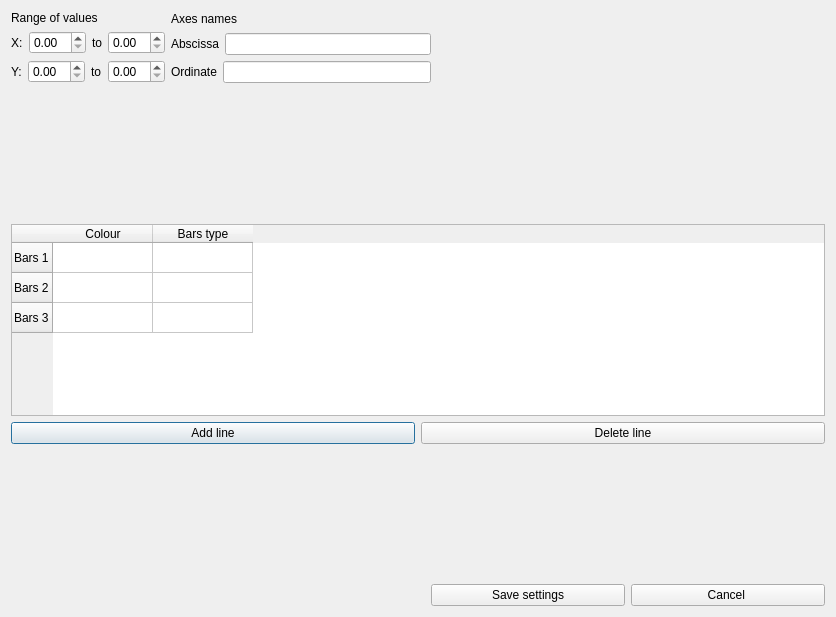
<?xml version="1.0" encoding="UTF-8"?>
<ui version="4.0">
 <class>BarGraphSettings</class>
 <widget class="QDialog" name="BarGraphSettings">
  <property name="geometry">
   <rect>
    <x>0</x>
    <y>0</y>
    <width>836</width>
    <height>617</height>
   </rect>
  </property>
  <property name="windowTitle">
   <string>Dialog</string>
  </property>
  <layout class="QGridLayout" name="gridLayout_5">
   <item row="0" column="0">
    <layout class="QGridLayout" name="gridLayout_4">
     <item row="0" column="0" colspan="3">
      <layout class="QGridLayout" name="gridLayout_3">
       <item row="0" column="0" colspan="2">
        <layout class="QGridLayout" name="gridLayout">
         <item row="0" column="1">
          <layout class="QVBoxLayout" name="verticalLayout_4">
           <item>
            <widget class="QLabel" name="Names">
             <property name="text">
              <string>Axes names</string>
             </property>
            </widget>
           </item>
           <item>
            <layout class="QVBoxLayout" name="verticalLayout_3">
             <item>
              <layout class="QHBoxLayout" name="horizontalLayout_2">
               <item>
                <widget class="QLabel" name="label_11">
                 <property name="text">
                  <string>Abscissa</string>
                 </property>
                </widget>
               </item>
               <item>
                <widget class="QLineEdit" name="AbsLine"/>
               </item>
              </layout>
             </item>
             <item>
              <layout class="QHBoxLayout" name="horizontalLayout_3">
               <item>
                <widget class="QLabel" name="OrdinateLabel">
                 <property name="text">
                  <string>Ordinate</string>
                 </property>
                </widget>
               </item>
               <item>
                <widget class="QLineEdit" name="OrdLine"/>
               </item>
              </layout>
             </item>
            </layout>
           </item>
          </layout>
         </item>
         <item row="0" column="0">
          <layout class="QVBoxLayout" name="verticalLayout_2">
           <item>
            <widget class="QLabel" name="label">
             <property name="text">
              <string>Range of values</string>
             </property>
            </widget>
           </item>
           <item>
            <layout class="QVBoxLayout" name="verticalLayout">
             <item>
              <layout class="QHBoxLayout" name="horizontalLayout">
               <item>
                <widget class="QLabel" name="label_2">
                 <property name="text">
                  <string>X:</string>
                 </property>
                </widget>
               </item>
               <item>
                <widget class="QDoubleSpinBox" name="YBox"/>
               </item>
               <item>
                <widget class="QLabel" name="label_3">
                 <property name="text">
                  <string>to</string>
                 </property>
                </widget>
               </item>
               <item>
                <widget class="QDoubleSpinBox" name="YToBox"/>
               </item>
              </layout>
             </item>
             <item>
              <layout class="QHBoxLayout" name="horizontalLayout_4">
               <item>
                <widget class="QLabel" name="XLabel">
                 <property name="text">
                  <string>Y:</string>
                 </property>
                </widget>
               </item>
               <item>
                <widget class="QDoubleSpinBox" name="XBox"/>
               </item>
               <item>
                <widget class="QLabel" name="label_4">
                 <property name="text">
                  <string>to</string>
                 </property>
                </widget>
               </item>
               <item>
                <widget class="QDoubleSpinBox" name="XToBox"/>
               </item>
              </layout>
             </item>
            </layout>
           </item>
          </layout>
         </item>
        </layout>
       </item>
      </layout>
     </item>
     <item row="0" column="3">
      <spacer name="horizontalSpacer_3">
       <property name="orientation">
        <enum>Qt::Horizontal</enum>
       </property>
       <property name="sizeHint" stdset="0">
        <size>
         <width>328</width>
         <height>20</height>
        </size>
       </property>
      </spacer>
     </item>
     <item row="1" column="0">
      <spacer name="verticalSpacer_2">
       <property name="orientation">
        <enum>Qt::Vertical</enum>
       </property>
       <property name="sizeHint" stdset="0">
        <size>
         <width>20</width>
         <height>13</height>
        </size>
       </property>
      </spacer>
     </item>
     <item row="2" column="0" colspan="4">
      <layout class="QGridLayout" name="gridLayout_2">
       <item row="1" column="0">
        <widget class="QPushButton" name="AddLineButton">
         <property name="text">
          <string>Add line</string>
         </property>
        </widget>
       </item>
       <item row="0" column="0" colspan="2">
        <widget class="QTableWidget" name="BarTable">
         <row>
          <property name="text">
           <string>Bars 1</string>
          </property>
         </row>
         <row>
          <property name="text">
           <string>Bars 2</string>
          </property>
         </row>
         <row>
          <property name="text">
           <string>Bars 3</string>
          </property>
         </row>
         <column>
          <property name="text">
           <string>Colour</string>
          </property>
         </column>
         <column>
          <property name="text">
           <string>Bars type</string>
          </property>
         </column>
        </widget>
       </item>
       <item row="1" column="1">
        <widget class="QPushButton" name="DelLineButton">
         <property name="text">
          <string>Delete line</string>
         </property>
        </widget>
       </item>
      </layout>
     </item>
     <item row="3" column="1">
      <spacer name="verticalSpacer_3">
       <property name="orientation">
        <enum>Qt::Vertical</enum>
       </property>
       <property name="sizeHint" stdset="0">
        <size>
         <width>20</width>
         <height>28</height>
        </size>
       </property>
      </spacer>
     </item>
     <item row="4" column="0">
      <spacer name="horizontalSpacer_2">
       <property name="orientation">
        <enum>Qt::Horizontal</enum>
       </property>
       <property name="sizeHint" stdset="0">
        <size>
         <width>198</width>
         <height>20</height>
        </size>
       </property>
      </spacer>
     </item>
     <item row="4" column="2" colspan="2">
      <layout class="QHBoxLayout" name="horizontalLayout_6">
       <item>
        <widget class="QPushButton" name="SaveButton">
         <property name="text">
          <string>Save settings</string>
         </property>
        </widget>
       </item>
       <item>
        <widget class="QPushButton" name="CancelButton">
         <property name="text">
          <string>Cancel </string>
         </property>
        </widget>
       </item>
      </layout>
     </item>
    </layout>
   </item>
  </layout>
 </widget>
 <resources/>
 <connections/>
</ui>
